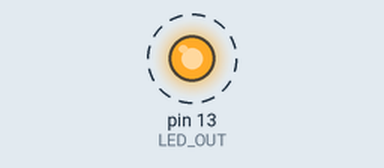
A sketch run on a simulated Arduino Uno, built with avr-gcc and run on an emulated ATmega328P. On the bench: output pins drawn as LEDs (lit = HIGH). Dashed ring = blinking.

Above: at 0.5 s.
Timing chart, 0 to 4.6 s (numbered marks = the images above):
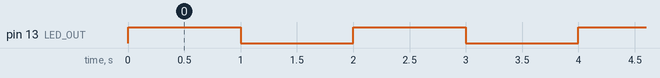

The sketch:

sketch_3.2.DigitalOutputSample.ino
```cpp
int LED_OUT = 13;

void setup() {
  pinMode(LED_OUT, OUTPUT);
}

void loop() {
  digitalWrite(LED_OUT, HIGH);
  delay(1000);

  digitalWrite(LED_OUT, LOW);
  delay(1000);
}
```

Measured:
- by itself, pin 13 (LED_OUT): alternates HIGH for 1.0 s and LOW for 1.0 s
